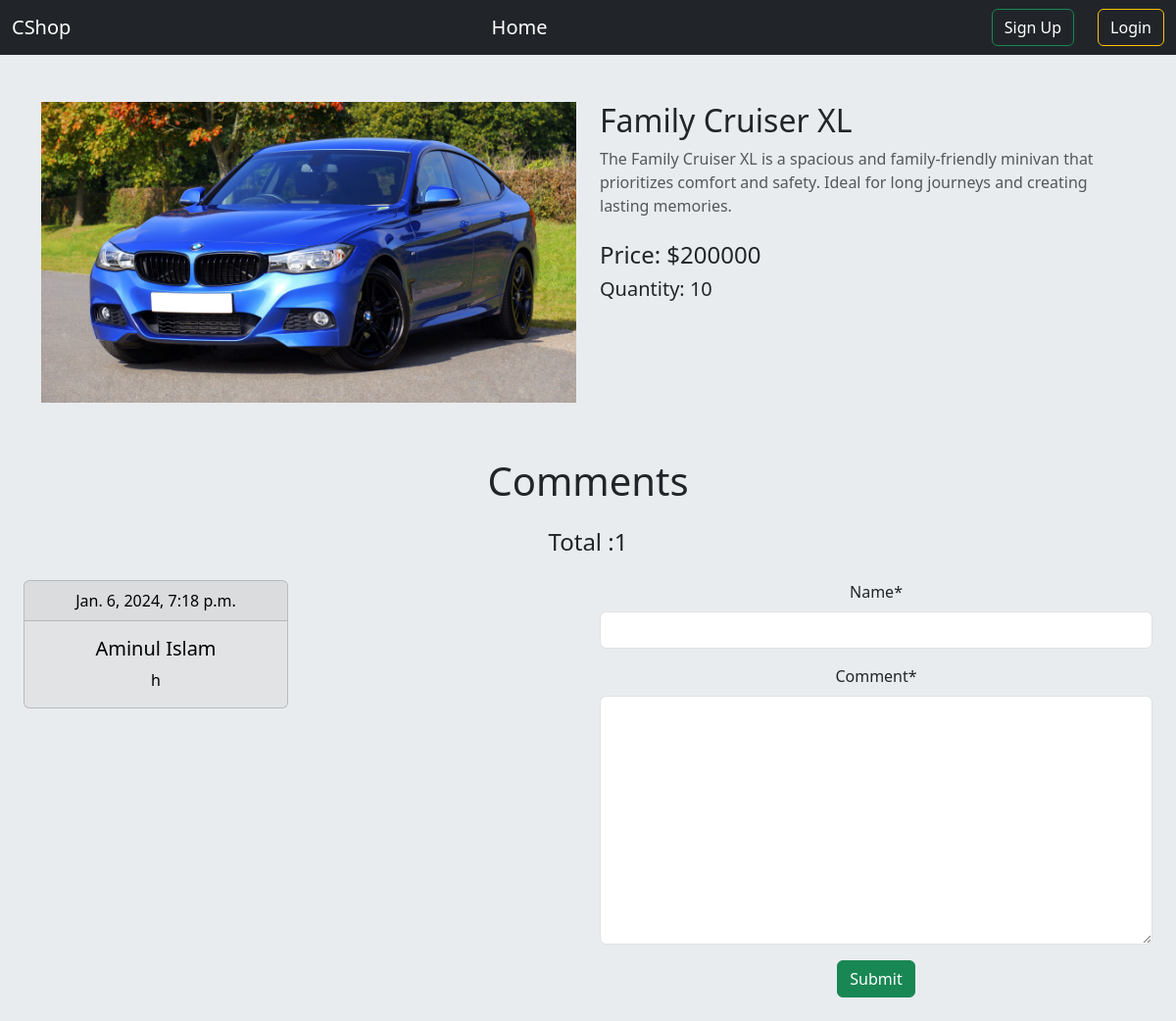
The page /car/details/6 on the database its author committed.
### cars/models.py (models this page shows, shortened)
class Car(models.Model):
    image = models.ImageField(upload_to='cars/media/uploads/')
    name = models.CharField(max_length=120)
    description = models.TextField()
    quantity = models.IntegerField()
    price = models.BigIntegerField()
    brand = models.ForeignKey(Brand, on_delete=models.CASCADE)

### userauth/models.py (models this page shows, shortened)
class Comment(models.Model):
    car = models.ForeignKey(Car, on_delete=models.CASCADE, related_name='comments')
    name = models.CharField(max_length=30)
    Comment = models.TextField()
    created_on = models.DateTimeField(auto_now_add=True,null=True,blank=True)

### cars/views.py (the view)
# urls.py: path('details/<int:id>',views.detail,name='details'),
def detail(request,id):
    carr = Car.objects.get(pk=id)
    comments= Comment.objects.filter(car=carr)
    if request.method=='POST':
        form = CommentForm(request.POST)
        if form.is_valid():
            comment = form.save(commit=False)
            comment.car = carr
            comment.save()
            return redirect('details',id=id)
    else :
        form = CommentForm()
    return render(request,'car_details.html',{'car':carr,'form':form,'comment':comments})

### userauth/forms.py
class CommentForm(forms.ModelForm):
    class Meta :
        model = Comment
        fields=['name','Comment']

### cars/templates/car_details.html (shortened to what this page needs)
{% extends "base.html" %} {% load crispy_forms_tags %} {% block content %}
<div class ="bg-body-secondary">
<div class="container pt-5">
  <div class="row">
    <div class="col-md-6">
      <img
        src="{{ car.image.url }}"
        class="img-fluid"
        alt="{{ car.name }} Image"
      />
    </div>
    <div class="col-md-6">
      <div class="mb-4">
        <h2>{{ car.name }}</h2>
        <p class="text-muted">{{ car.description }}</p>
      </div>
      <div class="mb-4">
        <h4>Price: ${{ car.price }}</h4>
        <h5>Quantity: {{ car.quantity }}</h5>
      </div>
    </div>
  </div>
</div>
<div class=" p-2 w-100   bg-body-secondary  ">
    <div class="text-center">
        <h1 class="mb-4 pt-5 ">Comments</h1>
         <h4 class='px-3 '>Total :{{comment| length}}</h4>
   <div class="row p-3 ">
    <div class="col-6">
        <div class='row'>
       {% for cm in comment %}
       <div class="col-6">
       <div class="card text-black bg-secondary-subtle  mb-3" style="max-width: 18rem;">
        <div class="card-header">{{cm.created_on}}</div>
        <div class="card-body">
          <h5 class="card-title">{{cm.name}}</h5>
          <p class="card-text">{{cm.Comment}}</p>
        </div>
      </div>
    </div>
       {% endfor %}
    </div>
      </div>
    <div class="col-6">
      <form method="post">
          {{form|crispy}}
          <button class="btn btn-success" type="submit">Submit</button>
        </form>
      </div>
    </div>
        </div>
</div>
{% endblock %}

### rows shown on the page
Car: image (picture), name "Family Cruiser XL", description "The Family Cruiser XL is a spacious and family-friendly minivan that prioritizes comfort and safety. Ideal for long journeys and creating lasting memories.", price "200000", quantity "10"
Comment: created_on "Jan. 6, 2024, 7:18 p.m.", name "Aminul Islam", Comment "h"

### other values the page prints
{{ comment| length }} "1"
